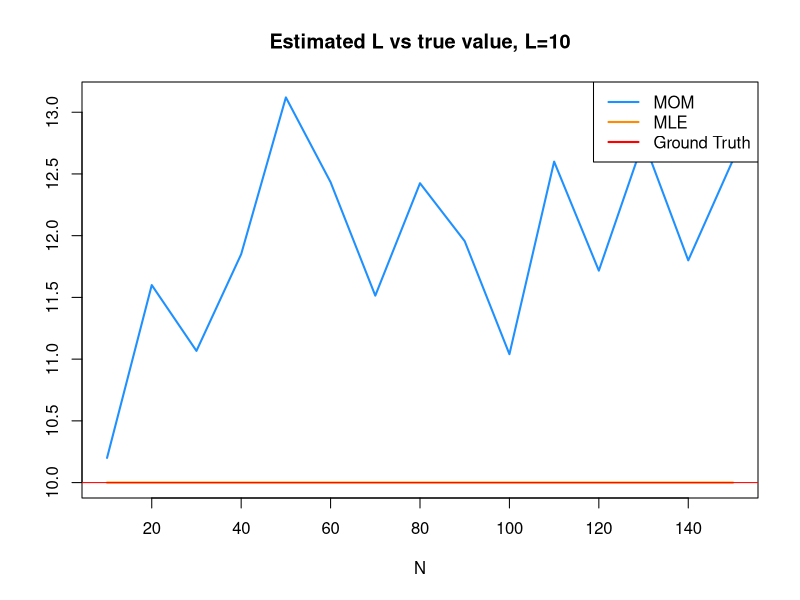
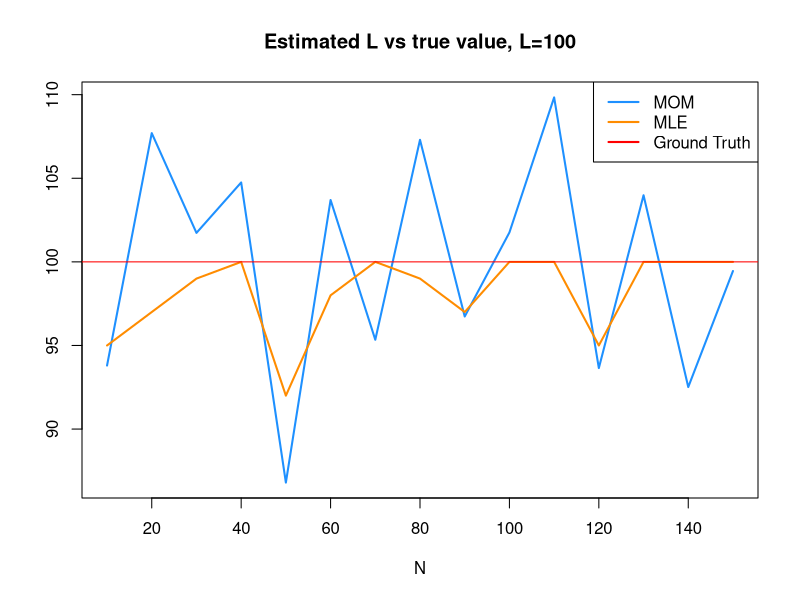
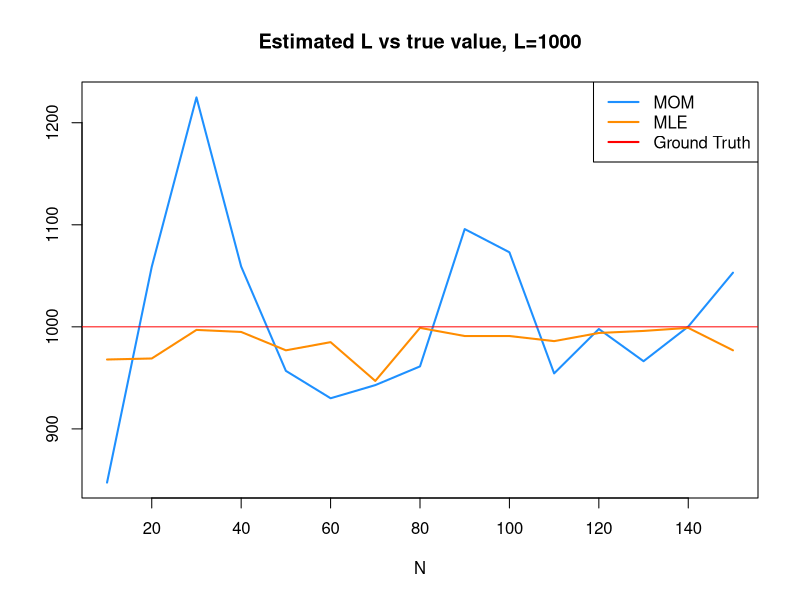

Here is the R script that generated these plots, in order:
# Generate N discrete uniform r.v. + MOM/MLE estimates
exercise4.1c <- function(N, L){
    X = ceiling(runif(N, 0, L))
    return(c(2 * mean(X) + 1, max(X), X))
}

Ns = seq(10, 150, 10)
for(L in c(10, 100, 1000)){
  moms = c()
  mles = c()
  for(N in Ns){
    res = exercise4.1c(N, L)
    moms = c(moms, res[1])
    mles = c(mles, res[2])
  }
  vals = c(moms, mles)
  plot(Ns, moms, type="l", col="dodgerblue", lwd=2, ylim=c(min(vals),max(vals)),
       main=sprintf("Estimated L vs true value, L=%d", L), ylab="", xlab="N")
  lines(Ns, mles, col="darkorange", lwd=2)
  abline(h=L, col="red")
  legend("topright", c("MOM", "MLE", "Ground Truth"),
         col=c("dodgerblue", "darkorange", "red"), lwd=2)
}
